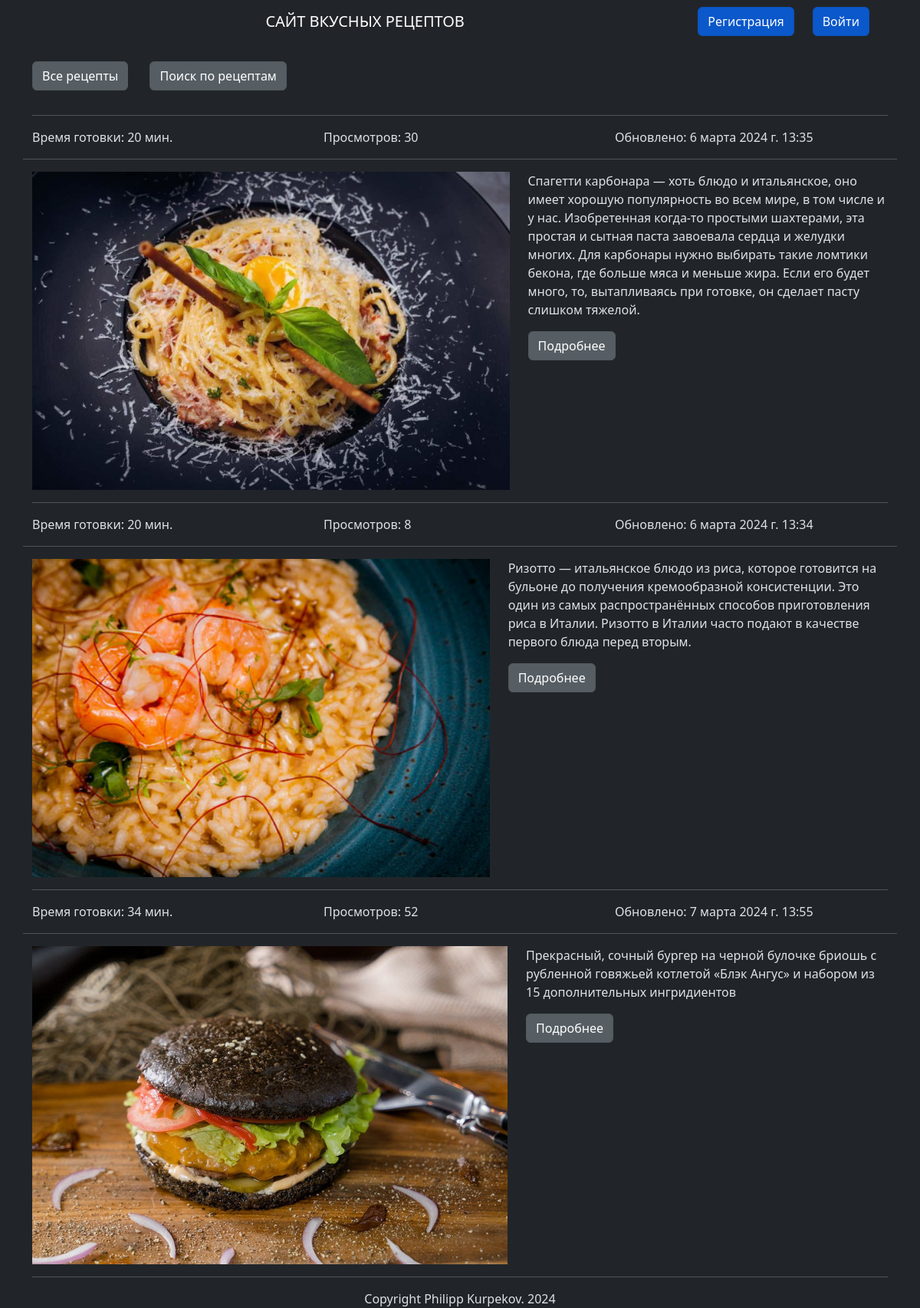
Page /recipes/1/ on the committed database.
### recipes/models.py (models this page shows, shortened)
class Recipe(models.Model):
    title = models.CharField(max_length=200, unique=True,
                             verbose_name="Название рецепта")
    author = models.ForeignKey(User, on_delete=models.CASCADE,
                               verbose_name="Автор рецепта")
    description = models.TextField(default="",
                                   verbose_name="Краткое описание")
    cooking_steps = models.TextField(default="",
                                     verbose_name="Шаги приготовления")
    ingredients = models.ManyToManyField(Ingredients,
                                         verbose_name="Ингридиенты")
    category = models.ManyToManyField(Category,
                                      verbose_name="Категория")
    cooking_time = models.IntegerField(default=0,
                                       verbose_name="Время готовки")
    picture = models.ImageField(null=True, blank=True, upload_to="recipes_img/", verbose_name='Изображение')
    views = models.IntegerField(default=0,
                                verbose_name="Количество просмотров")
    date_of_creation = models.DateTimeField(auto_now_add=True,
                                            verbose_name="Время создания")
    date_of_update = models.DateTimeField(auto_now=True,
                                          verbose_name="Обновлено")

### recipes/views.py (the view)
# urls.py: path('recipes/<int:author_id>/', views.recipes_by_user, name='recipes_by_user'),
def recipes_by_user(request, author_id):
    if author_id:
        recipes = Recipe.objects.filter(author=author_id).order_by('-date_of_creation')
        return render(request, 'recipes/recipes_by_user.html', {'recipes': recipes})

### recipes/templates/recipes/recipes_by_user.html (shortened to what this page needs)
{% extends "recipes/base.html" %}
{% block content %}
<section class="al mt-3">
    <div class="container justify-content-center">
        {% for recipe in recipes %}
        <div container>
            <hr class="hr hr-blurry" />
            <div class="row">
                <div class="col">
                    <p>Время готовки: {{ recipe.cooking_time }} мин.</p>
                </div>
                <div class="col">
                    <p>Просмотров: {{ recipe.views }}</p>
                </div>
                <div class="col">
                    <p>Обновлено: {{ recipe.date_of_update }}</p>
                </div>
                <hr class="hr hr-blurry" />
            </div>
            <div class="row">
                <div class="col">
                    {% if recipe.picture %}
                    <img src="{{ recipe.picture.url }}"
                         class="d-block " height="415px">
                    {% else %}
                    <p>no image</p>
                    {% endif %}
                </div>
                <div class="col">
                    <p>{{ recipe.description }}</p>
                    <a href="{% url 'recipes:recipe_full' recipe_id=recipe.pk %}"
                       class="btn btn-secondary  active me-4 " role="button" aria-pressed="true"> Подробнее</a>
                </div>
            </div>
            {% endfor %}
        </div>
    </div>
</section>
{% endblock %}

### rows in the picture
Recipe: cooking_time "20", views "30", date_of_update "6 марта 2024 г. 13:35", picture (picture), description "Спагетти карбонара — хоть блюдо и итальянское, оно имеет хорошую популярность во всем мире, в том числе и у нас. Изобретенная когда-то простыми шахтерами, эта простая и сытная паста завоевала сердца и желудки многих. Для карбонары нужно выбирать такие ломтики бекона, где больше мяса и меньше жира. Если его будет много, то, вытапливаясь при готовке, он сделает пасту слишком тяжелой."
Recipe: cooking_time "20", views "8", date_of_update "6 марта 2024 г. 13:34", picture (picture), description "Ризотто — итальянское блюдо из риса, которое готовится на бульоне до получения кремообразной консистенции. Это один из самых распространённых способов приготовления риса в Италии. Ризотто в Италии часто подают в качестве первого блюда перед вторым."
Recipe: cooking_time "34", views "52", date_of_update "7 марта 2024 г. 13:55", picture (picture), description "Прекрасный, сочный бургер на черной булочке бриошь с рубленной говяжьей котлетой «Блэк Ангус» и набором из 15 дополнительных ингридиентов"
